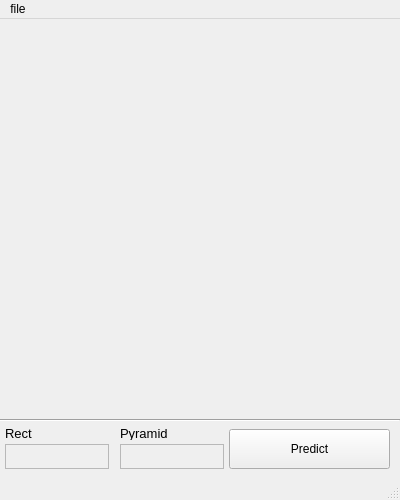
<?xml version="1.0" encoding="UTF-8"?>
<ui version="4.0">
 <class>MainWindow</class>
 <widget class="QMainWindow" name="MainWindow">
  <property name="geometry">
   <rect>
    <x>0</x>
    <y>0</y>
    <width>400</width>
    <height>500</height>
   </rect>
  </property>
  <property name="windowTitle">
   <string>MainWindow</string>
  </property>
  <widget class="QWidget" name="centralwidget">
   <widget class="Line" name="line">
    <property name="geometry">
     <rect>
      <x>0</x>
      <y>400</y>
      <width>400</width>
      <height>3</height>
     </rect>
    </property>
    <property name="orientation">
     <enum>Qt::Horizontal</enum>
    </property>
   </widget>
   <widget class="QPushButton" name="pushButton">
    <property name="geometry">
     <rect>
      <x>229</x>
      <y>410</y>
      <width>161</width>
      <height>40</height>
     </rect>
    </property>
    <property name="text">
     <string>Predict</string>
    </property>
   </widget>
   <widget class="QTextEdit" name="textEdit">
    <property name="enabled">
     <bool>false</bool>
    </property>
    <property name="geometry">
     <rect>
      <x>5</x>
      <y>425</y>
      <width>104</width>
      <height>25</height>
     </rect>
    </property>
   </widget>
   <widget class="QTextEdit" name="textEdit_2">
    <property name="enabled">
     <bool>false</bool>
    </property>
    <property name="geometry">
     <rect>
      <x>120</x>
      <y>425</y>
      <width>104</width>
      <height>25</height>
     </rect>
    </property>
   </widget>
   <widget class="QLabel" name="label">
    <property name="geometry">
     <rect>
      <x>5</x>
      <y>407</y>
      <width>54</width>
      <height>14</height>
     </rect>
    </property>
    <property name="font">
     <font>
      <pointsize>10</pointsize>
     </font>
    </property>
    <property name="text">
     <string>Rect</string>
    </property>
   </widget>
   <widget class="QLabel" name="label_2">
    <property name="geometry">
     <rect>
      <x>120</x>
      <y>407</y>
      <width>54</width>
      <height>14</height>
     </rect>
    </property>
    <property name="font">
     <font>
      <pointsize>10</pointsize>
     </font>
    </property>
    <property name="text">
     <string>Pyramid</string>
    </property>
   </widget>
  </widget>
  <widget class="QMenuBar" name="menubar">
   <property name="geometry">
    <rect>
     <x>0</x>
     <y>0</y>
     <width>400</width>
     <height>23</height>
    </rect>
   </property>
   <widget class="QMenu" name="menuclear">
    <property name="title">
     <string>file</string>
    </property>
    <addaction name="actionclear"/>
    <addaction name="actionsave"/>
   </widget>
   <addaction name="menuclear"/>
  </widget>
  <widget class="QStatusBar" name="statusbar"/>
  <action name="actionclear">
   <property name="text">
    <string>clear</string>
   </property>
  </action>
  <action name="actionsave">
   <property name="text">
    <string>save</string>
   </property>
  </action>
 </widget>
 <resources/>
 <connections/>
</ui>
